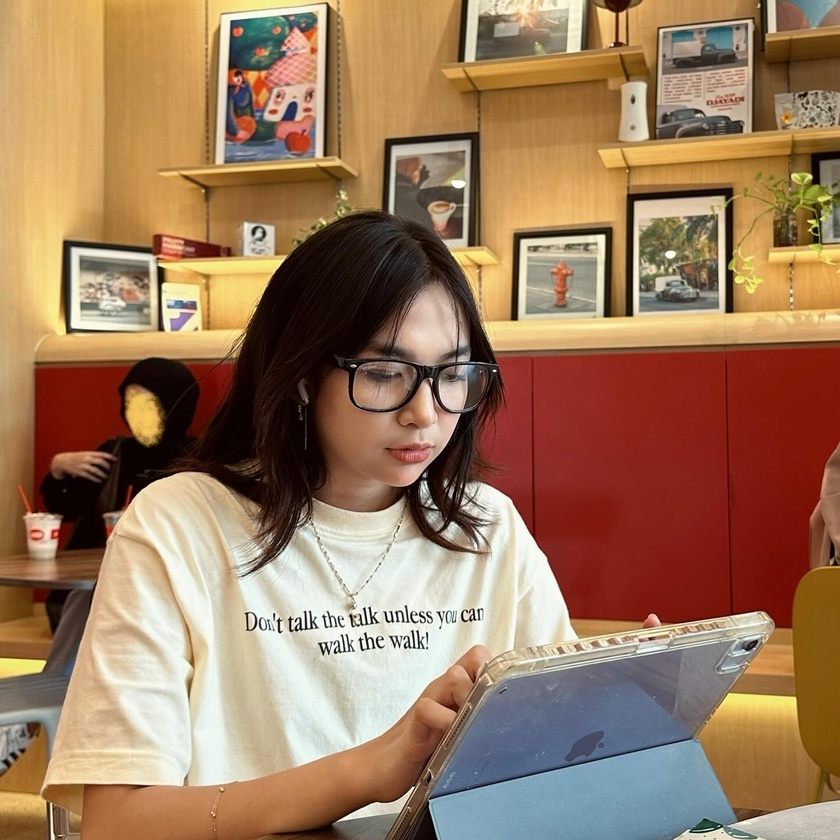
#> input picture joy.jpg, 840 x 840 px, shrunk from 1440 x 1439 before the run
$ jupyter execute --allow-errors spatial.ipynb
#> lines starting #> are read from the running program, lines starting #| are printed output that depends on the picture
[cell 1]
import open3d as o3d
import numpy as np
import matplotlib.pyplot as plt

[cell 2]
pcd = o3d.io.read_point_cloud("output.ply")
o3d.visualization.draw_geometries([pcd])

[cell 3]
points = np.asarray(pcd.points)
#> (the rest of this cell did not finish here and is left out)

#> (a cell that did not finish here is left out)

[cell 5]
import open3d as o3d
import numpy as np
from PIL import Image

# Load RGB image pakai PIL
rgb_img = Image.open("joy.jpg").convert("L")  # convert to grayscale
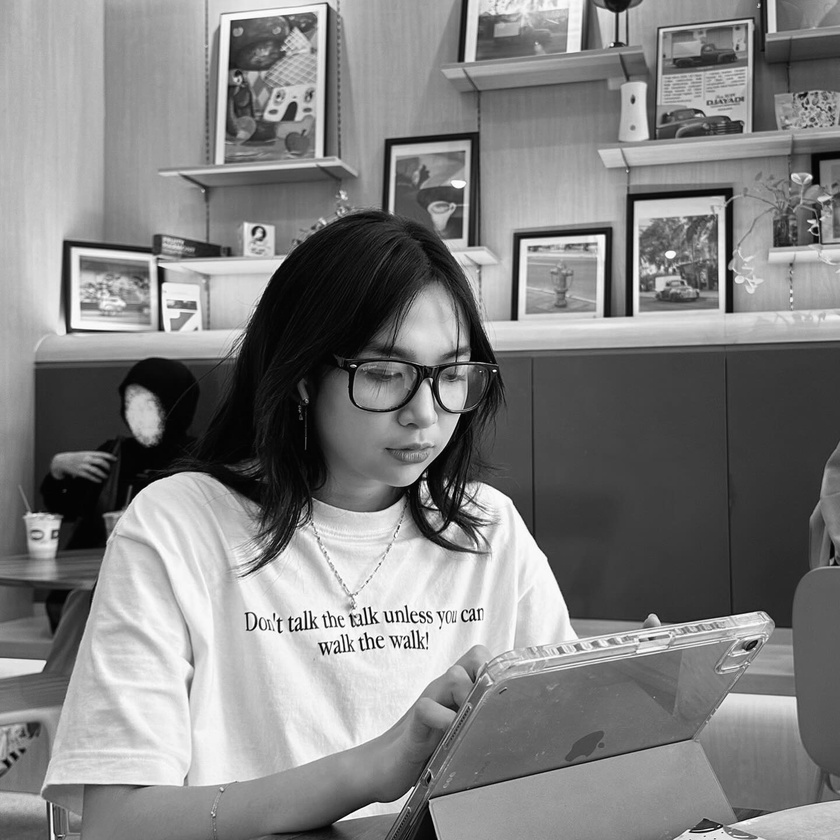
#> rgb_img: PIL image 840x840 L; min 0, max 255, mean 129.2
depth_np = np.array(rgb_img)

# Convert to Open3D depth image
depth_o3d = o3d.geometry.Image(depth_np)

height, width = depth_np.shape
#> height = 840; width = 840

# Dummy intrinsics
intrinsic = o3d.camera.PinholeCameraIntrinsic(
    width, height,
    fx=525.0, fy=525.0, cx=width / 2, cy=height / 2
)

# Create a dummy RGB image by stacking the grayscale depth image into three channels
dummy_color_image = np.stack((depth_np, depth_np, depth_np), axis=-1)

# Buat RGBD dari grayscale sebagai depth
rgbd = o3d.geometry.RGBDImage.create_from_color_and_depth(
    color=o3d.geometry.Image(dummy_color_image),  # Dummy RGB image
    depth=depth_o3d,
    depth_scale=1.0,  # Adjust depth scale to match the range of depth values
    convert_rgb_to_intensity=False
)

# Konversi ke point cloud
pcd = o3d.geometry.PointCloud.create_from_rgbd_image(
    rgbd, intrinsic, extrinsic=np.eye(4)
)

# Simpan sebagai PLY
o3d.io.write_point_cloud("joy_output.ply", pcd)
